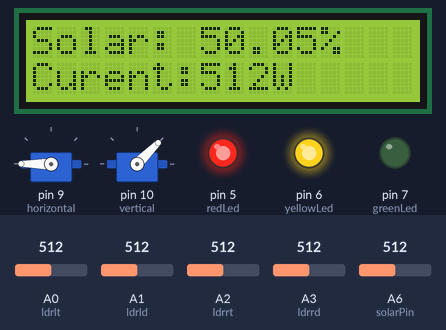
Simulated run of this sketch. Board: Arduino Nano, built with avr-gcc and run on an emulated ATmega328P. On the bench: 2 × servo, 16×2 character LCD, output pins drawn as LEDs (lit = HIGH). Inputs (shaded band) come from the test bench; at power-on: A6 (solarPin) = 512, A0 (ldrlt) = 512, A2 (ldrrt) = 512, A1 (ldrld) = 512, A3 (ldrrd) = 512. What the sketch prints to the serial monitor is not drawn.

Above: at 1.6 s.
1.7 s: A6 (solarPin) set to 323
At 2.9 s:
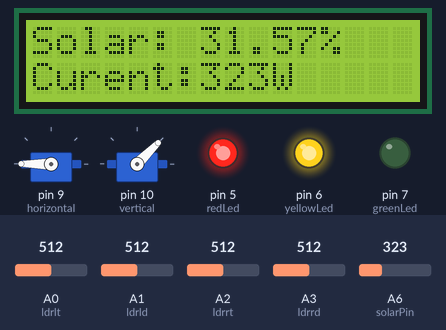
3.5 s: A6 (solarPin) set to 292
At 4.6 s:
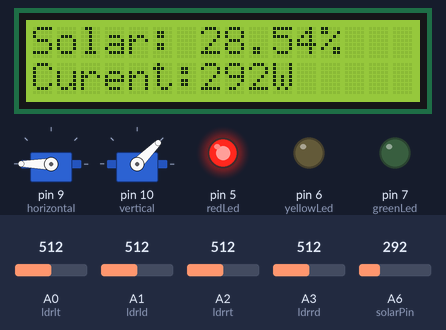
5.5 s: A0 (ldrlt) set to 687
7.0 s: A0 (ldrlt) set to 704
At 9.5 s:
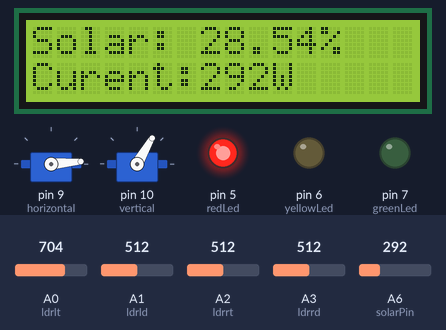
9.7 s: A2 (ldrrt) set to 153
11.2 s: A2 (ldrrt) set to 127
At 12.1 s:
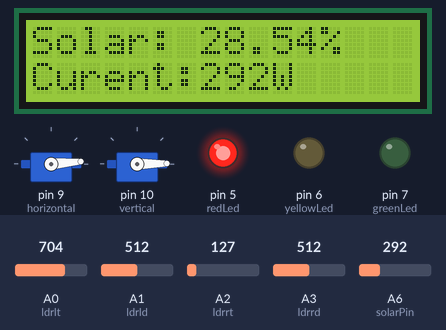
Timing chart, 0 to 14.2 s (numbered marks = the images above; inputs shaded):
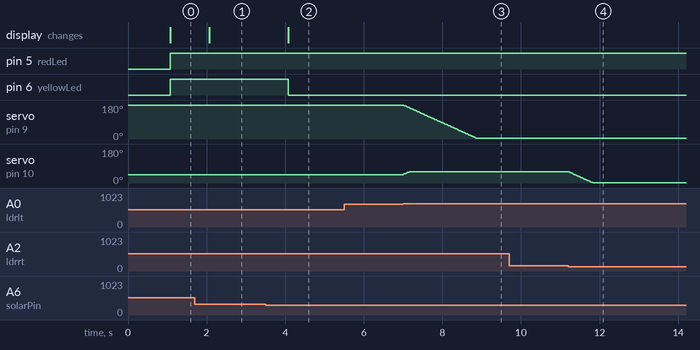

The sketch:

cod_solarTracker.ino
```cpp
#include <Servo.h>
#include <LiquidCrystal.h>

// Definire servomotoare și variabile
Servo horizontal; // horizontal servo
int servoh = 180;
int servohLimitHigh = 175;
int servohLimitLow = 5;

Servo vertical; // vertical servo
int servov = 45;
int servovLimitHigh = 60;
int servovLimitLow = 1;

// Conexiuni fotorezistori
int ldrlt = A0; // LDR top left
int ldrrt = A2; // LDR top right
int ldrld = A1; // LDR down left
int ldrrd = A3; // LDR down right

int solarPin = A6; // Pin analogic pentru citirea curentului panoului solar

// Pini LED
int redLed = 5;
int yellowLed = 6;
int greenLed = 7;

// Inițializare LCD
LiquidCrystal lcd(12, 11, 4, 3, 2, 8);

// Variabile pentru temporizare
volatile bool timerFlag = false;

void setup() {
  // Inițializare servo
  horizontal.attach(9);   // Atașează servomotorul orizontal la pinul 9
  vertical.attach(10);    // Atașează servomotorul vertical la pinul 10
  horizontal.write(servoh);
  vertical.write(servov);

  // Inițializare pini LED ca ieșiri
  pinMode(redLed, OUTPUT);
  pinMode(yellowLed, OUTPUT);
  pinMode(greenLed, OUTPUT);

  // Inițializare LCD
  lcd.begin(16, 2);
  lcd.clear();
  lcd.setCursor(0, 0);
  lcd.print("Robert Fota");
  lcd.setCursor(0, 1);
  lcd.print("Solar Tracker");

  // Inițializare UART pentru debugging
  Serial.begin(9600);

  // Configurare Timer2 pentru întreruperi
  noInterrupts();           // Disable interrupts
  TCCR2A = 0;
  TCCR2B = 0;
  TCNT2  = 0;
  OCR2A = 249;              // Comparare la fiecare 1 ms (16MHz clock, prescaler 64)
  TCCR2A |= (1 << WGM21);   // Mod CTC
  TCCR2B |= (1 << CS22);    // Prescaler 64
  TIMSK2 |= (1 << OCIE2A);  // Enable timer compare interrupt
  interrupts();             // Enable interrupts
}

ISR(TIMER2_COMPA_vect) { // Funcția ISR pentru Timer2
  static unsigned long counter = 0;
  counter++;
  if (counter >= 1000) { // 1 secundă
    timerFlag = true;
    counter = 0;
  }
}

void loop() {
  if (timerFlag) {
    timerFlag = false;
    // Citirea curentului produs de panoul solar
    int solarCurrent = analogRead(solarPin);
    float percentage = (solarCurrent / 1023.0) * 100.0;

    // Controlul LED-urilor utilizând PWM
    if (percentage <= 30) {
      analogWrite(redLed, 255);
      analogWrite(yellowLed, 0);
      analogWrite(greenLed, 0);
    } else if (percentage > 30 && percentage <= 70) {
      analogWrite(redLed, 255);
      analogWrite(yellowLed, 255);
      analogWrite(greenLed, 0);
    } else {
      analogWrite(redLed, 255);
      analogWrite(yellowLed, 255);
      analogWrite(greenLed, 255);
    }

    // Actualizarea afișajului LCD
    lcd.setCursor(0, 0);
    lcd.print("Solar:");
    lcd.setCursor(7, 0);
    lcd.print(percentage);
    lcd.print("% ");

    lcd.setCursor(0, 1);
    lcd.print("Curent:");
    lcd.print(solarCurrent);
    lcd.print("W  ");

    // Trimitere date prin UART pentru debugging
    Serial.print("Solar Percentage: ");
    Serial.print(percentage);
    Serial.println("%");
    Serial.print("Solar Current: ");
    Serial.print(solarCurrent);
    Serial.println("W");
  }

  // Citirea valorilor fotorezistorilor
  int lt = analogRead(ldrlt); // top left
  int rt = analogRead(ldrrt); // top right
  int ld = analogRead(ldrld); // down left
  int rd = analogRead(ldrrd); // down right

  int dtime = 10;
  int tol = 90; // dtime=diffirence time, tol=tolerance

  int avt = (lt + rt) / 2; // average value top
  int avd = (ld + rd) / 2; // average value down
  int avl = (lt + ld) / 2; // average value left
  int avr = (rt + rd) / 2; // average value right

  int dvert = avt - avd; // check the difference of up and down
  int dhoriz = avl - avr;// check the difference of left and right

  // Ajustarea poziției panoului solar
  if (abs(dvert) > tol) {
    if (avt > avd) {
      servov++;
      if (servov > servovLimitHigh) {
        servov = servovLimitHigh;
      }
    } else if (avt < avd) {
      servov--;
      if (servov < servovLimitLow) {
        servov = servovLimitLow;
      }
    }
    vertical.write(servov);
  }

  if (abs(dhoriz) > tol) {
    if (avl > avr) {
      servoh--;
      if (servoh < servohLimitLow) {
        servoh = servohLimitLow;
      }
    } else if (avl < avr) {
      servoh++;
      if (servoh > servohLimitHigh) {
        servoh = servohLimitHigh;
      }
    }
    horizontal.write(servoh);
  }

  delay(dtime);
}
```

Measured:
- the behaviour switches between 307 and 306 on A6 (solarPin) (found by bisection; images 1 and 2)
- the behaviour switches between 693 and 694 on A0 (ldrlt) (found by bisection; images 2 and 3)
- the behaviour switches between 140 and 139 on A2 (ldrrt) (found by bisection; images 3 and 4)
- after the input at 1.7 s, the display: changes after 0.37 s (image 1)
- after the input at 3.5 s, pin 6 (yellowLed): HIGH → LOW after 0.57 s; the display: changes after 0.58 s (image 2)
- after the input at 5.5 s, every drawn part: stays the same
- after the input at 7.0 s, servo on pin 9 (horizontal): moves from 180° to 5° over 1.9 s, starting at once; servo on pin 10 (vertical): 45° → 60° at once
- after the input at 9.7 s, every drawn part: stays the same
- after the input at 11.2 s, servo on pin 10 (vertical): moves from 60° to 1° over 0.61 s, starting at once
